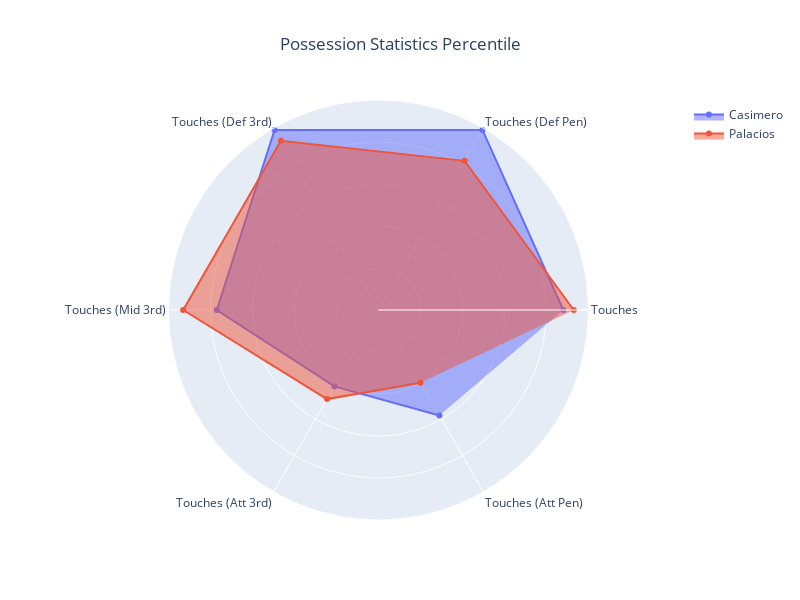

The cell this chart's notebook holds for it:
### Markdown cell above
### Possession

### Code cell
fig = utils.plot_radar(player_dictionary_2, possession, 
title="Possession Statistics Percentile")
fig.write_image("{}palacios_poss.png".format(IMG_PATH))

### Figure 1 — Plotly figure (JSON) as saved in the notebook; plotly's stock layout.template omitted (floating-point values rounded to 4 significant figures)
{"data": [{"fill": "toself", "name": "Casimero", "r": [88, 99, 99, 77, 42, 58], "theta": ["Touches", "Touches (Def Pen)", "Touches (Def 3rd)", "Touches (Mid 3rd)", "Touches (Att 3rd)", "Touches (Att Pen)"], "type": "scatterpolar"}, {"fill": "toself", "name": "Palacios", "r": [93, 82, 93, 93, 49, 40], "theta": ["Touches", "Touches (Def Pen)", "Touches (Def 3rd)", "Touches (Mid 3rd)", "Touches (Att 3rd)", "Touches (Att Pen)"], "type": "scatterpolar"}], "layout": {"height": 600, "polar": {"radialaxis": {"range": [0, 100], "showticklabels": false, "visible": true}}, "showlegend": true, "title": {"text": "Possession Statistics Percentile", "x": 0.5}, "width": 800}}
